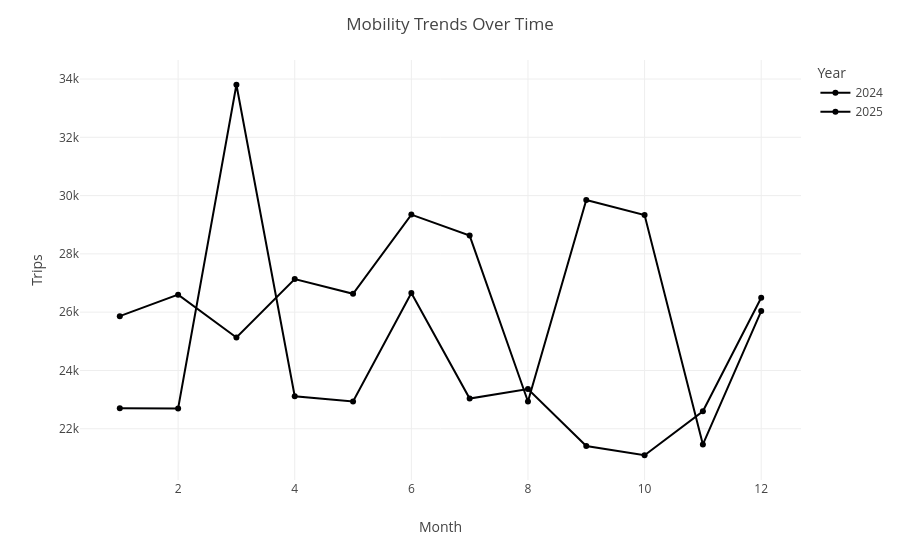

Here is the notebook cell this chart was saved with:
### Markdown cell above
### 1. A time-series visualisation to show mobility trends over time

### Code cell
#Create a time series visualisation to show mobility trends over time, grouping by month and year, 
    #and using the Date column as the x-axis and the trips as the y-axis.
import plotly.express as px

df_cleaned['Date'] = pd.to_datetime(df_cleaned['Date'])
df_cleaned['Year'] = df_cleaned['Date'].dt.year
df_cleaned['Month'] = df_cleaned['Date'].dt.month
time_series_df = df_cleaned.groupby(['Year', 'Month'])['Trips'].sum().reset_index()

fig = px.line(
    time_series_df,
    x="Month",
    y="Trips",
    color="Year",
    markers=True,
)

fig.update_layout(
    title="Mobility Trends Over Time",
    xaxis_title="Month",
    yaxis_title="Trips",
)

fig.show()

### Figure 1 — Plotly figure (JSON) as saved in the notebook; plotly's stock layout.template omitted (floating-point values rounded to 4 significant figures)
{"data": [{"hovertemplate": "Year=2024<br>Month=%{x}<br>Trips=%{y}<extra></extra>", "legendgroup": "2024", "line": {"color": "#000001", "dash": "solid"}, "marker": {"symbol": "circle"}, "mode": "lines+markers", "name": "2024", "orientation": "v", "showlegend": true, "type": "scatter", "x": [1, 2, 3, 4, 5, 6, 7, 8, 9, 10, 11, 12], "xaxis": "x", "y": [25863, 26602, 25131, 27136, 26632, 29347, 28628, 22934, 29850, 29335, 21463, 26038], "yaxis": "y"}, {"hovertemplate": "Year=2025<br>Month=%{x}<br>Trips=%{y}<extra></extra>", "legendgroup": "2025", "line": {"color": "#000002", "dash": "solid"}, "marker": {"symbol": "circle"}, "mode": "lines+markers", "name": "2025", "orientation": "v", "showlegend": true, "type": "scatter", "x": [1, 2, 3, 4, 5, 6, 7, 8, 9, 10, 11, 12], "xaxis": "x", "y": [22703, 22698, 33803, 23116, 22935, 26655, 23036, 23364, 21408, 21091, 22600, 26494], "yaxis": "y"}], "layout": {"legend": {"title": {"text": "Year"}, "tracegroupgap": 0}, "margin": {"t": 60}, "title": {"text": "Mobility Trends Over Time"}, "xaxis": {"anchor": "y", "domain": [0, 1], "title": {"text": "Month"}}, "yaxis": {"anchor": "x", "domain": [0, 1], "title": {"text": "Trips"}}}}
